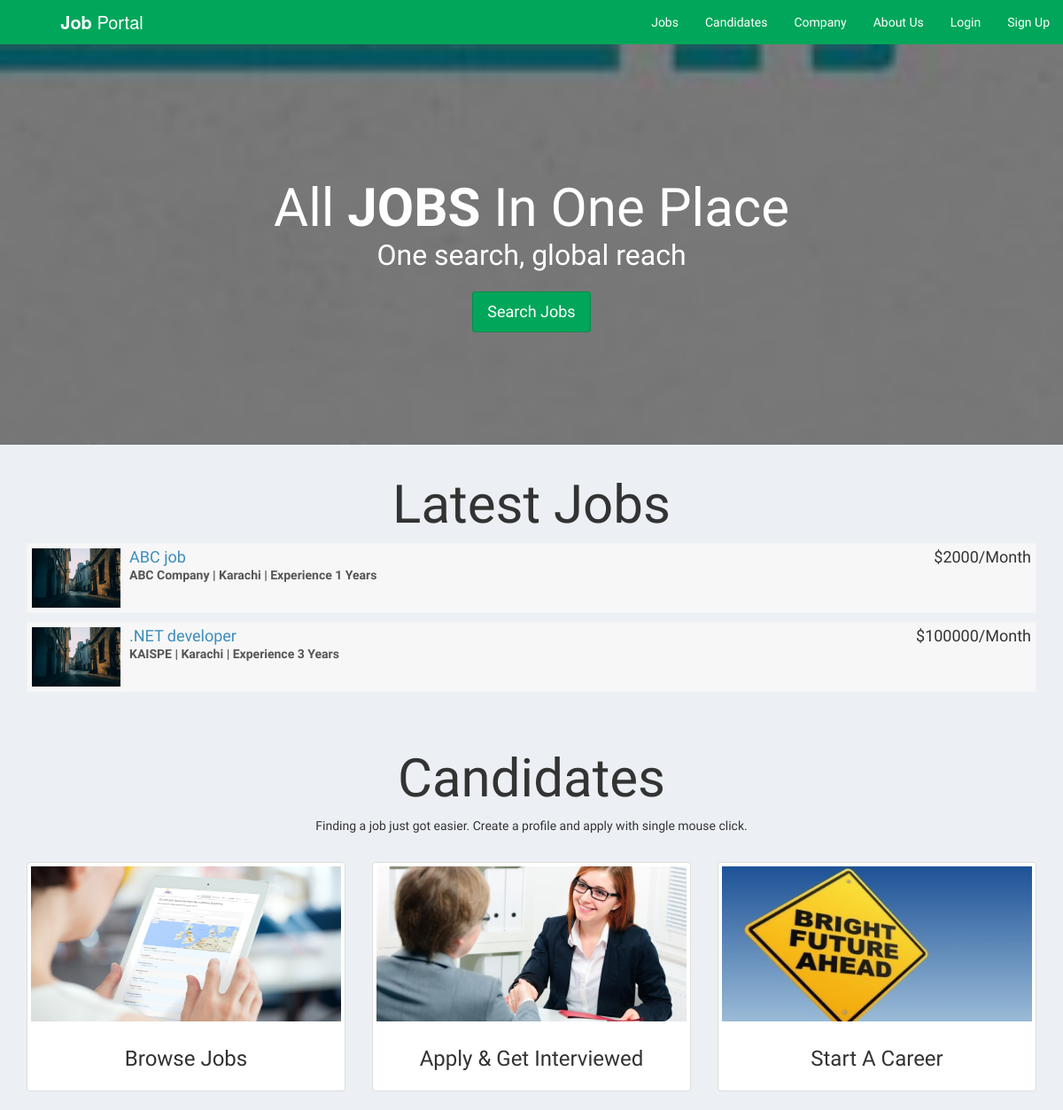
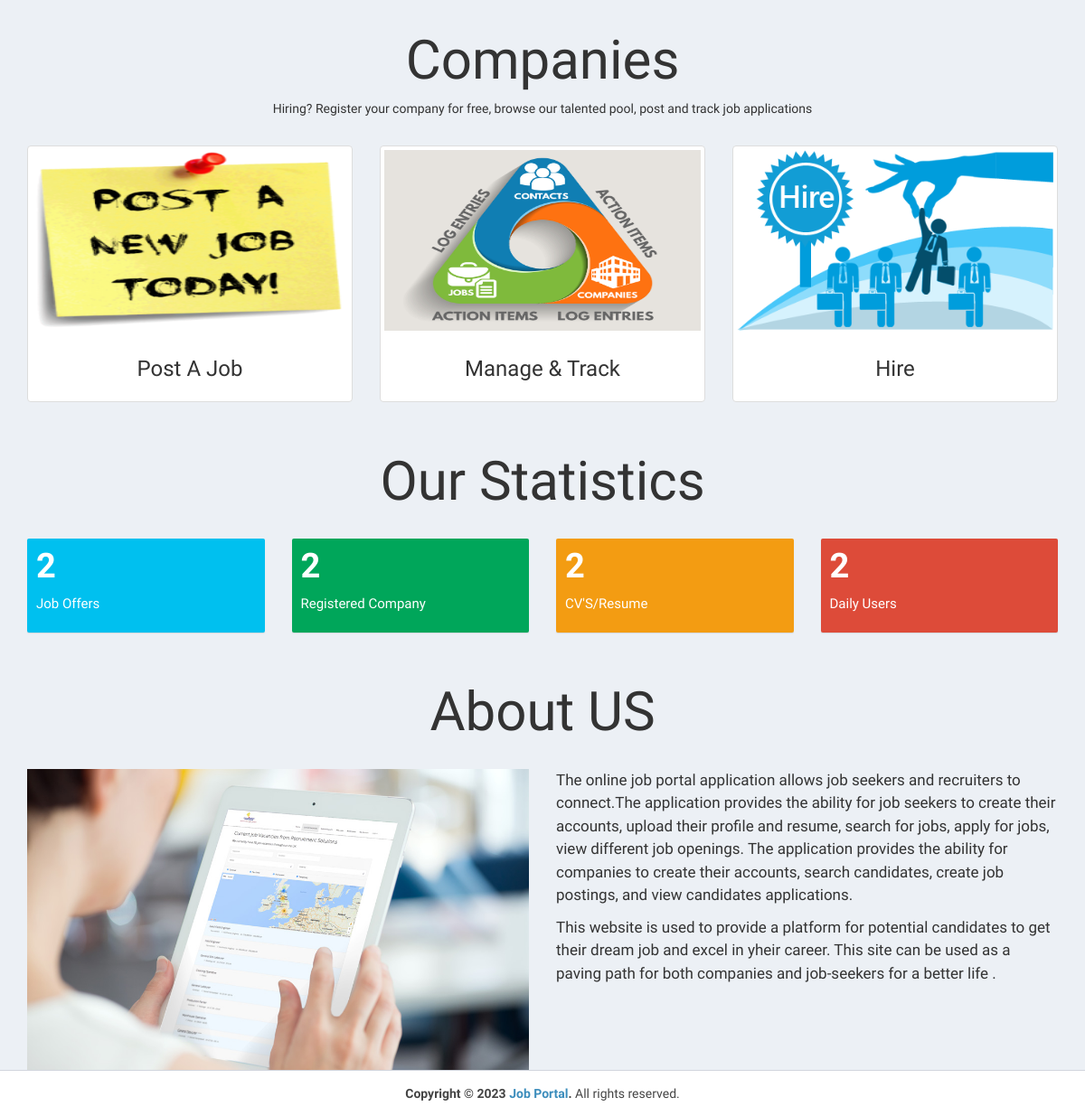
The page / on the database its author committed (2 pictures, top to bottom).
### tables this page shows
CREATE TABLE `company` (
  `id_company` int(11) NOT NULL,
  `name` varchar(255) NOT NULL,
  `companyname` varchar(255) NOT NULL,
  `contactno` varchar(255) NOT NULL,
  `website` varchar(255) NOT NULL,
  `email` varchar(255) NOT NULL,
  `password` varchar(255) NOT NULL,
  `aboutme` varchar(255) DEFAULT NULL,
  `logo` varchar(255) NOT NULL,
  `createdAt` timestamp NOT NULL DEFAULT current_timestamp(),
  `active` int(11) NOT NULL DEFAULT 2,
  `id_city` int(11) NOT NULL
);

CREATE TABLE `job_post` (
  `id_jobpost` int(11) NOT NULL,
  `id_company` int(11) NOT NULL,
  `jobtitle` varchar(255) NOT NULL,
  `description` text NOT NULL,
  `minimumsalary` varchar(255) NOT NULL,
  `maximumsalary` varchar(255) NOT NULL,
  `experience` varchar(255) NOT NULL,
  `qualification` varchar(255) NOT NULL,
  `createdat` timestamp NOT NULL DEFAULT current_timestamp()
);

CREATE TABLE `cities` (
  `id` int(11) NOT NULL,
  `name` varchar(30) NOT NULL,
  `state_id` int(11) NOT NULL
);

### index.php (the view, shortened to what this page needs)
<?php
require_once("db.php");
?>
<!DOCTYPE html>
<html>
<head>
  <link rel="stylesheet" href="https://cdnjs.cloudflare.com/ajax/libs/twitter-bootstrap/3.3.7/css/bootstrap.min.css">
  <link rel="stylesheet" href="https://cdnjs.cloudflare.com/ajax/libs/font-awesome/4.7.0/css/font-awesome.min.css">
  <link rel="stylesheet" href="https://cdnjs.cloudflare.com/ajax/libs/ionicons/2.0.1/css/ionicons.min.css">
  <link rel="stylesheet" href="css/AdminLTE.min.css">
  <link rel="stylesheet" href="css/_all-skins.min.css">
  <link rel="stylesheet" href="css/custom.css">
</head>
<body class="hold-transition skin-green sidebar-mini">
<div class="wrapper">
  <header class="main-header">
    <a href="index.php" class="logo logo-bg">
      <span class="logo-lg"><b>Job</b> Portal</span>
    </a>
    <nav class="navbar navbar-static-top">
      <div class="navbar-custom-menu">
        <ul class="nav navbar-nav">
          <li>
            <a href="jobs.php">Jobs</a>
          </li>
          <li>
            <a href="#candidates">Candidates</a>
          </li>
          <li>
            <a href="#company">Company</a>
          </li>
          <li>
            <a href="#about">About Us</a>
          </li>
          <?php if(empty($_SESSION['id_user']) && empty($_SESSION['id_company'])) { ?>
          <li>
            <a href="login.php">Login</a>
          </li>
          <li>
            <a href="sign-up.php">Sign Up</a>
          </li>
          <?php } ?>
        </ul>
      </div>
    </nav>
  </header>
  <div class="content-wrapper" style="margin-left: 0px;">
    <section class="content-header bg-main">
      <div class="container">
        <div class="row">
          <div class="col-md-12 text-center index-head">
            <h1>All <strong>JOBS</strong> In One Place</h1>
            <p>One search, global reach</p>
            <p><a class="btn btn-success btn-lg" href="jobs.php" role="button">Search Jobs</a></p>
          </div>
        </div>
      </div>
    </section>
    <section class="content-header">
      <div class="container">
        <div class="row">
          <div class="col-md-12 latest-job margin-bottom-20">
            <h1 class="text-center">Latest Jobs</h1>
            <?php
          $sql = "SELECT * FROM job_post Order By Rand() Limit 4";
          $result = $conn->query($sql);
          if($result->num_rows > 0) {
            while($row = $result->fetch_assoc())
            {
              $sql1 = "SELECT * FROM company co JOIN cities c ON co.id_city = c.id WHERE id_company='$row[id_company]'";
              $result1 = $conn->query($sql1);
              if($result1->num_rows > 0) {
                while($row1 = $result1->fetch_assoc())
                {
             ?>
            <div class="attachment-block clearfix">
              <img class="attachment-img" src="img/photo1.png" alt="Attachment Image">
              <div class="attachment-pushed">
                <h4 class="attachment-heading"><a href="view-job-post.php?id=<?php echo $row['id_jobpost']; ?>"><?php echo $row['jobtitle']; ?></a> <span class="attachment-heading pull-right">$<?php echo $row['maximumsalary']; ?>/Month</span></h4>
                <div class="attachment-text">
                    <div><strong><?php echo $row1['companyname']; ?> | <?php echo $row1['name']; ?> | Experience <?php echo $row['experience']; ?> Years</strong></div>
                </div>
              </div>
            </div>
          <?php
              }
            }
            }
          }
          ?>
          </div>
        </div>
      </div>
    </section>
    <section id="candidates" class="content-header">
      <div class="container">
        <div class="row">
          <div class="col-md-12 text-center latest-job margin-bottom-20">
            <h1>Candidates</h1>
            <p>Finding a job just got easier. Create a profile and apply with single mouse click.</p>
          </div>
        </div>
        <div class="row">
          <div class="col-sm-4 col-md-4">
            <div class="thumbnail candidate-img">
              <img src="img/browse.jpg" alt="Browse Jobs">
              <div class="caption">
                <h3 class="text-center">Browse Jobs</h3>
              </div>
            </div>
          </div>
          <div class="col-sm-4 col-md-4">
            <div class="thumbnail candidate-img">
              <img src="img/interviewed.jpeg" alt="Apply & Get Interviewed">
              <div class="caption">
                <h3 class="text-center">Apply & Get Interviewed</h3>
              </div>
            </div>
          </div>
          <div class="col-sm-4 col-md-4">
            <div class="thumbnail candidate-img">
              <img src="img/career.jpg" alt="Start A Career">
              <div class="caption">
                <h3 class="text-center">Start A Career</h3>
              </div>
            </div>
          </div>
        </div>
      </div>
    </section>
    <section id="company" class="content-header">
      <div class="container">
        <div class="row">
          <div class="col-md-12 text-center latest-job margin-bottom-20">
            <h1>Companies</h1>
            <p>Hiring? Register your company for free, browse our talented pool, post and track job applications</p>
          </div>
        </div>
        <div class="row">
          <div class="col-sm-4 col-md-4">
            <div class="thumbnail company-img">
              <img src="img/postjob.png" alt="Browse Jobs">
              <div class="caption">
                <h3 class="text-center">Post A Job</h3>
              </div>
            </div>
          </div>
          <div class="col-sm-4 col-md-4">
            <div class="thumbnail company-img">
              <img src="img/manage.jpg" alt="Apply & Get Interviewed">
              <div class="caption">
                <h3 class="text-center">Manage & Track</h3>
              </div>
            </div>
          </div>
          <div class="col-sm-4 col-md-4">
            <div class="thumbnail company-img">
              <img src="img/hire.png" alt="Start A Career">
              <div class="caption">
                <h3 class="text-center">Hire</h3>
              </div>
            </div>
          </div>
        </div>
      </div>
    </section>
    <section id="statistics" class="content-header">
      <div class="container">
        <div class="row">
          <div class="col-md-12 text-center latest-job margin-bottom-20">
            <h1>Our Statistics</h1>
          </div>
        </div>
        <div class="row">
        <div class="col-lg-3 col-xs-6">
          <div class="small-box bg-aqua">
            <div class="inner">
               <?php
                      $sql = "SELECT * FROM job_post";
                      $result = $conn->query($sql);
                      if($result->num_rows > 0) {
                        $totalno = $result->num_rows;
                      } else {
                        $totalno = 0;
                      }
                    ?>
              <h3><?php echo $totalno; ?></h3>
              <p>Job Offers</p>
            </div>
          </div>
        </div>
        <div class="col-lg-3 col-xs-6">
          <div class="small-box bg-green">
            <div class="inner">
               <?php
                      $sql = "SELECT * FROM company WHERE active='1'";
                      $result = $conn->query($sql);
                      if($result->num_rows > 0) {
                        $totalno = $result->num_rows;
                      } else {
                        $totalno = 0;
                      }
                    ?>
              <h3><?php echo $totalno; ?></h3>
              <p>Registered Company</p>
            </div>
          </div>
        </div>
        <div class="col-lg-3 col-xs-6">
          <div class="small-box bg-yellow">
            <div class="inner">
              <?php
                      $sql = "SELECT * FROM users WHERE resume!=''";
                      $result = $conn->query($sql);
                      if($result->num_rows > 0) {
                        $totalno = $result->num_rows;
                      } else {
                        $totalno = 0;
                      }
                    ?>
              <h3><?php echo $totalno; ?></h3>
              <p>CV'S/Resume</p>
            </div>
          </div>
        </div>
        <div class="col-lg-3 col-xs-6">
          <div class="small-box bg-red">
            <div class="inner">
               <?php
                      $sql = "SELECT * FROM users WHERE active='1'";
                      $result = $conn->query($sql);
                      if($result->num_rows > 0) {
                        $totalno = $result->num_rows;
                      } else {
                        $totalno = 0;
                      }
                    ?>
              <h3><?php echo $totalno; ?></h3>
              <p>Daily Users</p>
            </div>
          </div>
        </div>
      </div>
      </div>
    </section>
    <section id="about" class="content-header">
      <div class="container">
        <div class="row">
          <div class="col-md-12 text-center latest-job margin-bottom-20">
            <h1>About US</h1>
          </div>
        </div>
        <div class="row">
          <div class="col-md-6">
            <img src="img/browse.jpg" class="img-responsive">
          </div>
          <div class="col-md-6 about-text margin-bottom-20">
            <p>The online job portal application allows job seekers and recruiters to connect.The application provides the ability for job seekers to create their accounts, upload their profile and resume, search for jobs, apply for jobs, view different job openings. The application provides the ability for companies to create their accounts, search candidates, create job postings, and view candidates applications.
            </p>
            <p>
              This website is used to provide a platform for potential candidates to get their dream job and excel in yheir career.
              This site can be used as a paving path for both companies and job-seekers for a better life .
            </p>
          </div>
        </div>
      </div>
    </section>
  </div>
  <footer class="main-footer" style="margin-left: 0px;">
    <div class="text-center">
      <strong>Copyright &copy; 2023 <a href="jonsnow.netai.net">Job Portal</a>.</strong> All rights
    reserved.
    </div>
  </footer>
</div>
</body>
</html>

### css/custom.css (style rules this page uses)
.bg-main { background: linear-gradient(0deg,rgba(0,0,0,0.5),rgba(0,0,0,0.5)), url(../img/job-search.jpg) no-repeat center center fixed !important; -webkit-background-size: cover; -moz-background-size: cover; -o-background-size: cover; background-size: cover !important; }
.index-head { padding: 10%; color: #fff; line-height: 150%; }
.index-head > h1 { font-size: 60px; }
.logo-bg { background-color: #00A65A !important; }
.index-head > p { font-size: 32px; }
.index-head > p > a { margin-top: 20px; }
.latest-job { line-height: 150%; }
.latest-job > h1 { font-size: 60px; }
.candidate-img > img { width: 350px; height: 175px; }
.company-img > img { width: 350px; height: 200px; }
.about-text > p { font-size: 17px; line-height: 150%; }
.margin-bottom-20 { margin-bottom: 20px; }

### rows shown on the page
job_post: jobtitle "ABC job", maximumsalary "2000", experience "1"
company: companyname "ABC Company", id_city.name "Karachi"
job_post: jobtitle ".NET developer", maximumsalary "100000", experience "3"
company: companyname "KAISPE", id_city.name "Karachi"

### other values the page prints
$totalno "2"
